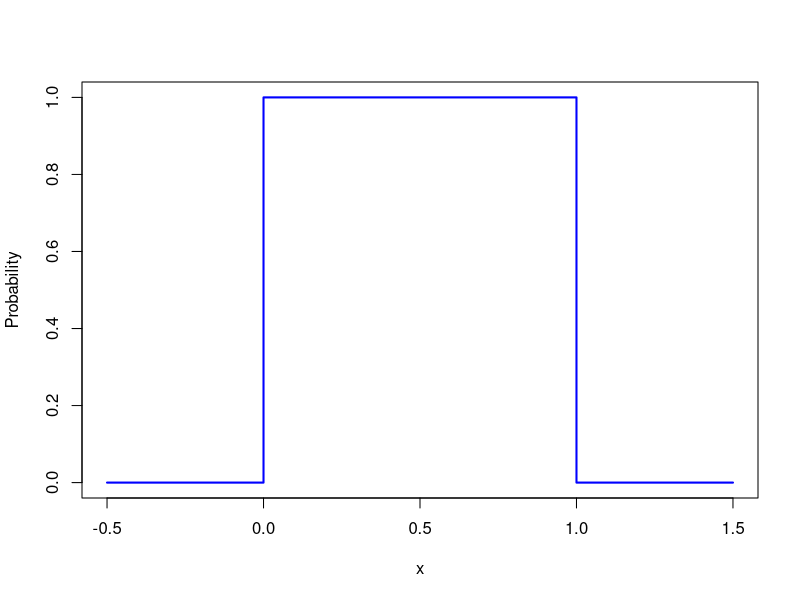
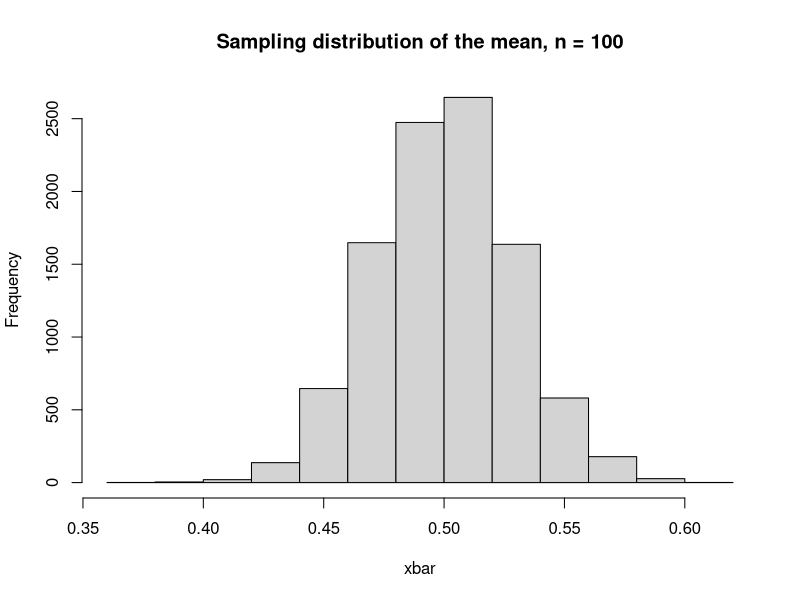
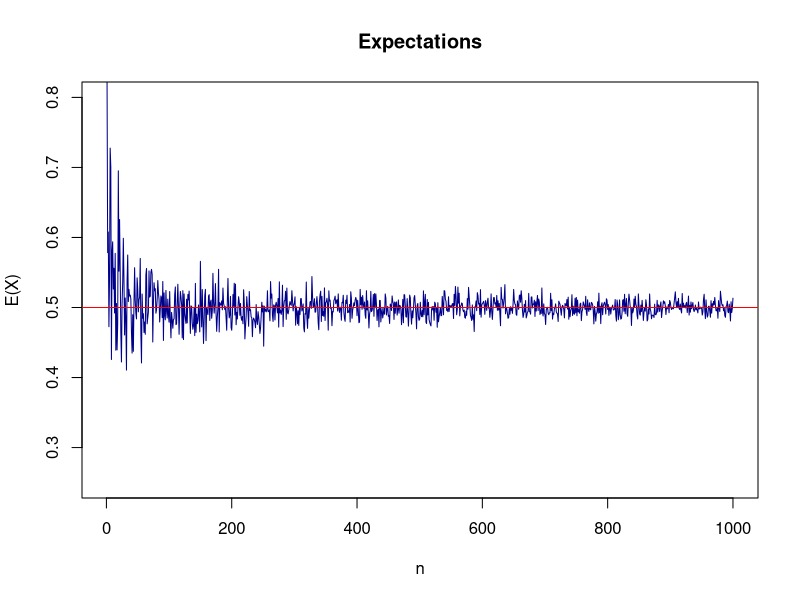
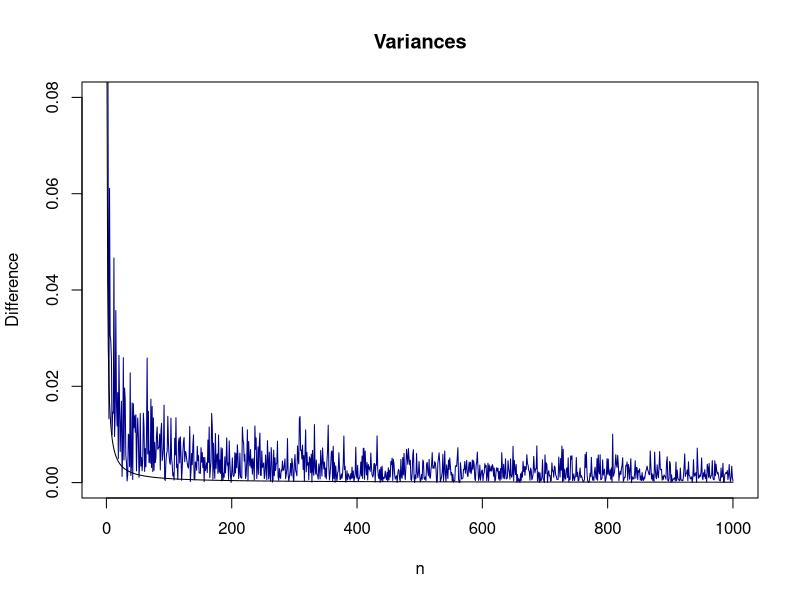

Reproduce these figures in R, in order.
curve(dunif(x, min = 0, max = 1), 
      from = -0.5, to = 1.5, 
      n = 100000, 
      col = "blue", 
      lwd = 2,
      ylab = 'Probability')

#-------------------------------------------------------------------#

inf <- 10000
xbar <- rep(0,inf)

n1 <- 1
n5 <- 5
n25 <- 25
n100 <- 100

for(i in 1:inf){
  x <- runif(n100, min=0, max=1)
  xbar[i] = mean(x)
}

hist(xbar, main="Sampling distribution of the mean, n = 100", )
E <- mean(xbar)
Var <- var(xbar)

#------------------------------------------------------------------#

Expected = c();
Variance = c();

for(i in 1:1000){
  samp = runif(i, min=0, max=1)
  
  Expected <- append(Expected, mean(samp))
  Variance <- append(Variance, abs(var(samp)-(1/12)))
}

nn <- seq(1,1000)

plot(nn, Expected, type='l', ylim = c(0.25,0.8), col="darkblue", main="Expectations", xlab="n", ylab="E(X)")
abline(h=0.5, col='red')

plot(Variance, type='l', col="darkblue", main="Variances", xlab="n", ylab="Difference", ylim=c(0,0.08))
lines(nn, 1/(12*nn), type='l')

#Zhetessov Nur